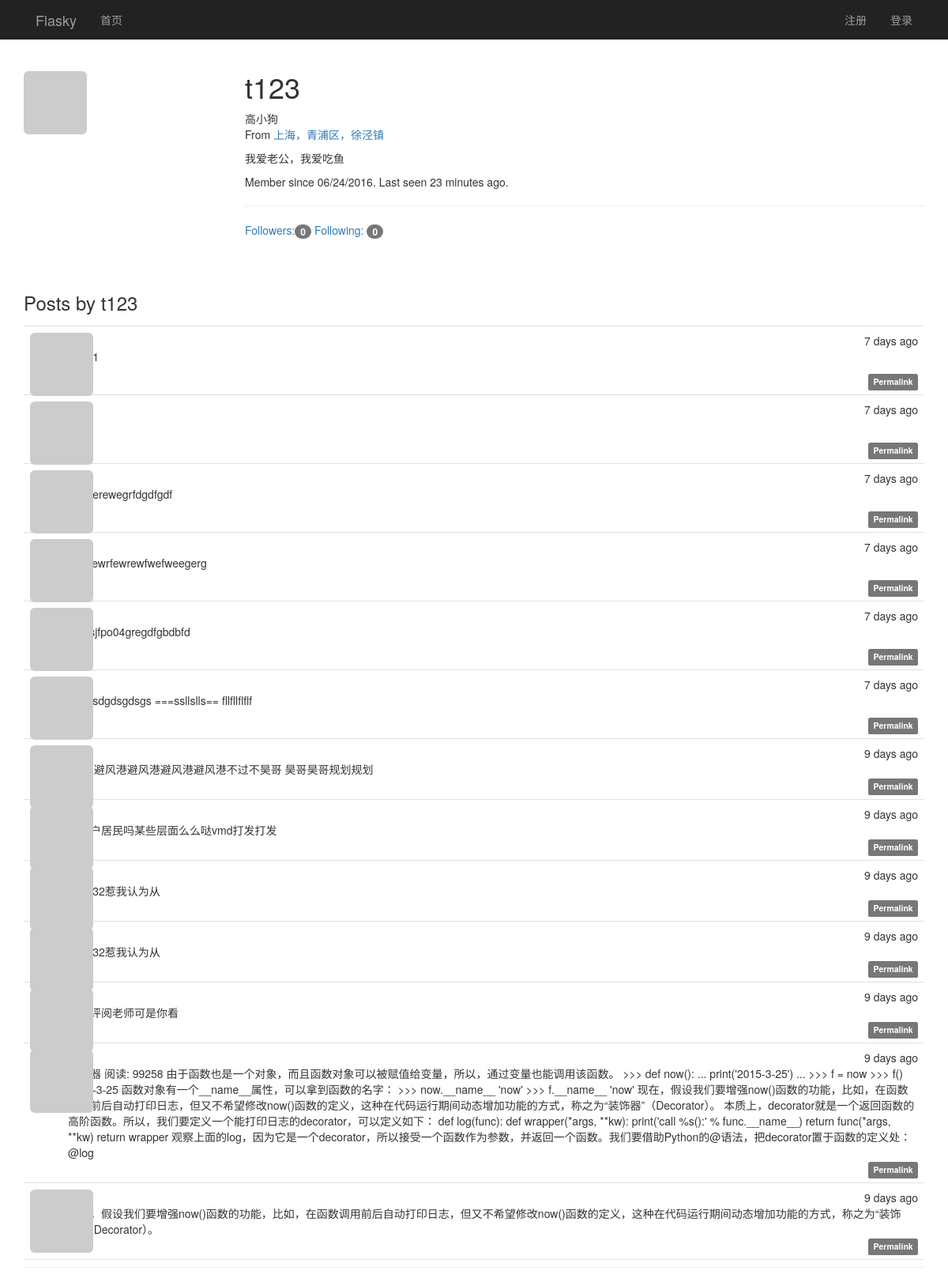
The page /user/t123 on the database its author committed.
### app/models.py (models this page shows, shortened)
class User(UserMixin, db.Model):
    __tablename__ = 'users'
    id = db.Column(db.Integer, primary_key=True)
    email = db.Column(db.String(64), unique=True, index=True)
    username = db.Column(db.String(64), unique=True, index=True)
    password_hash = db.Column(db.String(128))
    confirmed = db.Column(db.Boolean, default=False)
    role_id = db.Column(db.Integer, db.ForeignKey('roles.id'))
    name = db.Column(db.String(64))
    location = db.Column(db.String(64))
    about_me = db.Column(db.TEXT())
    member_since = db.Column(db.DateTime(), default=datetime.utcnow)
    last_seen = db.Column(db.DateTime(), default=datetime.utcnow)
    avatar_hash = db.Column(db.String(32))
    posts = db.relationship('Post', backref='author', lazy='dynamic')
    followed = db.relationship('Follow', foreign_keys=[Follow.follower_id],
                               backref=db.backref('follower', lazy='joined'),
                               lazy='dynamic',
                               cascade='all, delete-orphan')
    followers = db.relationship('Follow', foreign_keys=[Follow.followed_id],
                               backref=db.backref('followed', lazy='joined'),
                               lazy='dynamic',
                               cascade='all, delete-orphan')
    @property
    def password(self):
        raise AttributeError('password is not a readable attribute')
    def gravatar(self, size=100, default='identicon', rating='g'):
        if request.is_secure:
            url = 'https://secure.gravatar.com/avatar'
        else:
            url = 'http://s.gravatar.com/avatar'
        email_hash = self.avatar_hash or hashlib.md5(self.email.encode('utf-8')).hexdigest()
        return '{url}/{hash}?s={size}&d={default}&r={rating}'.format(
            url=url, hash=email_hash, size=size, default=default, rating=rating)

class Post(db.Model):
    __tablename__ = 'posts'
    id = db.Column(db.Integer, primary_key=True)
    body = db.Column(db.Text)
    body_html = db.Column(db.Text)
    timestamp = db.Column(db.DateTime, index=True, default=datetime.utcnow)
    author_id = db.Column(db.Integer, db.ForeignKey('users.id'))

### app/main/views.py (the view)
@main.route('/user/<username>')
def user(username):
    user_name = User.query.filter_by(username=username).first_or_404()
    posts = user_name.posts.order_by(Post.timestamp.desc()).all()
    return render_template('user.html', user=user_name, posts=posts)

### app/auth/views.py (called while the page is built)
@auth.before_app_request
def before_request():
    if current_user.is_authenticated:
        current_user.ping()
        if not current_user.confirmed \
                and request.endpoint[:5] != 'auth.' \
                and request.endpoint != 'static':
            return redirect(url_for('auth.unconfirmed'))

### app/main/__init__.py (called while the page is built)
@main.app_context_processor
def inject_permissions():
    return dict(Permission=Permission)

### app/models.py (called while the page is built)
    def can(self, permissions):
        return False

    def is_administrator(self):
        return False

### app/templates/user.html (shortened to what this page needs)
{% extends "base.html" %}
{% block page_content %}
<div class="page-header">
    <img class="img-rounded profile-thumbnail" src="{{ user.gravatar(size=256) }}">
    <div class="profile-header">
        <h1>{{ user.username }}</h1>
        {% if user.name or user.location %}
        <p>
            {% if user.name %}{{ user.name }}<br>{% endif %}
            {% if user.location %}
                From <a href="http://maps.google.com/?q={{ user.location }}">
                    {{ user.location }}
                </a><br>
            {% endif %}
        </p>
        {% endif %}
        {%  if user.about_me %}<p>{{ user.about_me }}</p>{% endif %}
        <p>
            Member since {{ moment(user.member_since).format('L') }}.
            Last seen {{ moment(user.last_seen).fromNow() }}.
        </p>
        <div>
        <hr />
        <a href="{{ url_for('.followers', username=user.username) }}">
            Followers:<span class="badge">{{ user.followers.count() }}</span>
        </a>
        <a href="{{ url_for('.followed_by', username=user.username) }}">
            Following: <span class="badge">{{ user.followed.count() }}
        </span>
        </a>
        </div>
    </div>
    <h3>Posts by {{ user.username }}</h3>
    {% include '_posts.html' %}
</div>
{% endblock %}

### app/templates/base.html (shortened to what this page needs)
{% extends "bootstrap/base.html" %}
{% block head %}
{{ super() }}
<link rel="stylesheet" type="text/css" href="{{ url_for('static', filename='styles.css') }}">
{% endblock %}
{% block navbar %}
<div class="nvrbar navbar-inverse" role="navigation" >
    <div class="container">
        <div class="navbar-header">
            <a class="navbar-brand" href="{{ url_for('main.index') }}">Flasky</a>
        </div>
        <div class="navbar-collapse collpase">
            <ul class="nav  navbar-nav">
                <li><a href="{{ url_for('main.index') }}">首页</a></li>
            </ul>
            <ul class="nav navbar-nav navbar-right">
                {% if current_user.is_authenticated %}
                <li>
                    <a href="{{ url_for('main.user', username=current_user.username) }}">
                        <img src="{{ current_user.gravatar(size=18) }}">
                        {{ current_user.username }}</a>
                </li>
                <li class="dropdown">
                    <a href="#" class="dropdown-toggle" data-toggle="dropdown">账户 <b class="caret"></b></a>
                    <ul class="dropdown-menu">
                        <li><a href="{{ url_for('auth.change_password') }}">修改密码</a></li>
                        <li><a href="{{ url_for('main.user', username=current_user.username) }}">设置</a></li>
                        <li class="divider"></li>
                        <li><a href="{{ url_for('auth.logout') }}">注销</a></li>
                    </ul>
                </li>
                {% else %}
                <li><a href="{{ url_for('auth.register') }}">注册</a></li>
                <li><a href="{{ url_for('auth.login') }}">登录</a> </li>
                {% endif %}
            </ul>
        </div>
     </div>
</div>
{% endblock %}
{% block content %}
<div class="container">
    {% block page_content %}{% endblock %}
</div>
{% endblock %}

### app/templates/_posts.html (shortened to what this page needs)
<ul class="posts">
    {% for post in posts %}
    <li class="post">
        <div class="post-thumbnail">
            <a href="{{ url_for('.user', username=post.author.username) }}">
                <img class="img-rounded profile-thumbnail"
                     src="{{ post.author.gravatar(size=40) }}">
            </a>
        </div>
        <div class="post-content">
            <div class="post-date">{{ moment(post.timestamp).fromNow() }}</div>
            <div class="post-author">
                <a href="{{ url_for('.user', username=post.author.username) }}">
                </a>
            </div>
            <div class="post-body">
                {% if post.body_html %}
                    {{ post.body_html | safe }}
                {% else %}
                    {{ post.body }}
                {% endif %}
            </div>
            <div class="post-footer">
                <a href="{{ url_for('.post', post_id=post.id) }}">
                    <span class="label label-default">Permalink</span>
                </a>
            </div>
        </div>
    </li>
    {% endfor %}
</ul>

### app/static/styles.css (style rules this page uses)
.profile-thumbnail { position: absolute; }
.profile-header { min-height: 260px; margin-left: 280px; }
ul.posts { list-style-type: none; padding: 0px; margin: 16px 0px 0px 0px; border-top: 1px solid #e0e0e0; }
ul.posts li.post { padding: 8px; border-bottom: 1px solid #e0e0e0; }
div.post-date { float: right; }
div.post-author { font-weight: bold; }
div.post-thumbnail { position: absolute; }
div.post-content { margin-left: 48px; min-height: 48px; }
div.post-footer { text-align: right; }

### rows shown on the page
User: username "t123", name "高小狗", location "上海，青浦区，徐泾镇", about_me "我爱老公，我爱吃鱼", member_since "06/24/2016", last_seen "23 minutes ago"
Post: timestamp "7 days ago"
Post: timestamp "7 days ago"
Post: timestamp "7 days ago", body_html "2224erewegrfdgdfgdf"
Post: timestamp "7 days ago", body_html "24wrewrfewrewfwefweegerg"
Post: timestamp "7 days ago", body_html "dfg;;sjfpo04gregdfgbdbfd"
Post: timestamp "7 days ago", body_html "235gsdgdsgdsgs ===ssllslls== fllfllflflf"
Post: timestamp "9 days ago", body "r恶搞避风港避风港避风港避风港不过不昊哥 昊哥昊哥规划规划"
Post: timestamp "9 days ago", body "月娥户居民吗某些层面么么哒vmd打发打发"
Post: timestamp "9 days ago", body "333332惹我认为从"
Post: timestamp "9 days ago", body "333332惹我认为从"
Post: timestamp "9 days ago", body "发表评阅老师可是你看"
Post: timestamp "9 days ago", body "装饰器 阅读: 99258 由于函数也是一个对象，而且函数对象可以被赋值给变量，所以，通过变量也能调用该函数。 >>> def now(): ... print('2015-3-25') ... >>> f = now >>> f() 2015-3-25 函数对象有一个__name__属性，可以拿到函数的名字： >>> now.__name__ 'now' >>> f.__name__ 'now' 现在，假设我们要增强now()函数的功能，比如，在函数调用前后自动打印日志，但又不希望修改now()函数的定义，这种在代码运行期间动态增加功能的方式，称之为“装饰器”（Decorator）。 本质上，decorator就是一个返回函数的高阶函数。所以，我们要定义一个能打印日志的decorator，可以定义如下： def log(func): def wrapper(*args, **kw): print('call %s():' % func.__name__) return func(*args, **kw) return wrapper 观察上面的log，因为它是一个decorator，所以接受一个函数作为参数，并返回一个函数。我们要借助Python的@语法，把decorator置于函数的定义处： @log"
Post: timestamp "9 days ago", body "现在，假设我们要增强now()函数的功能，比如，在函数调用前后自动打印日志，但又不希望修改now()函数的定义，这种在代码运行期间动态增加功能的方式，称之为“装饰器”（Decorator）。"

### other values the page prints
{{ user.followers.count() }} "0"
{{ user.followed.count() }} "0"
